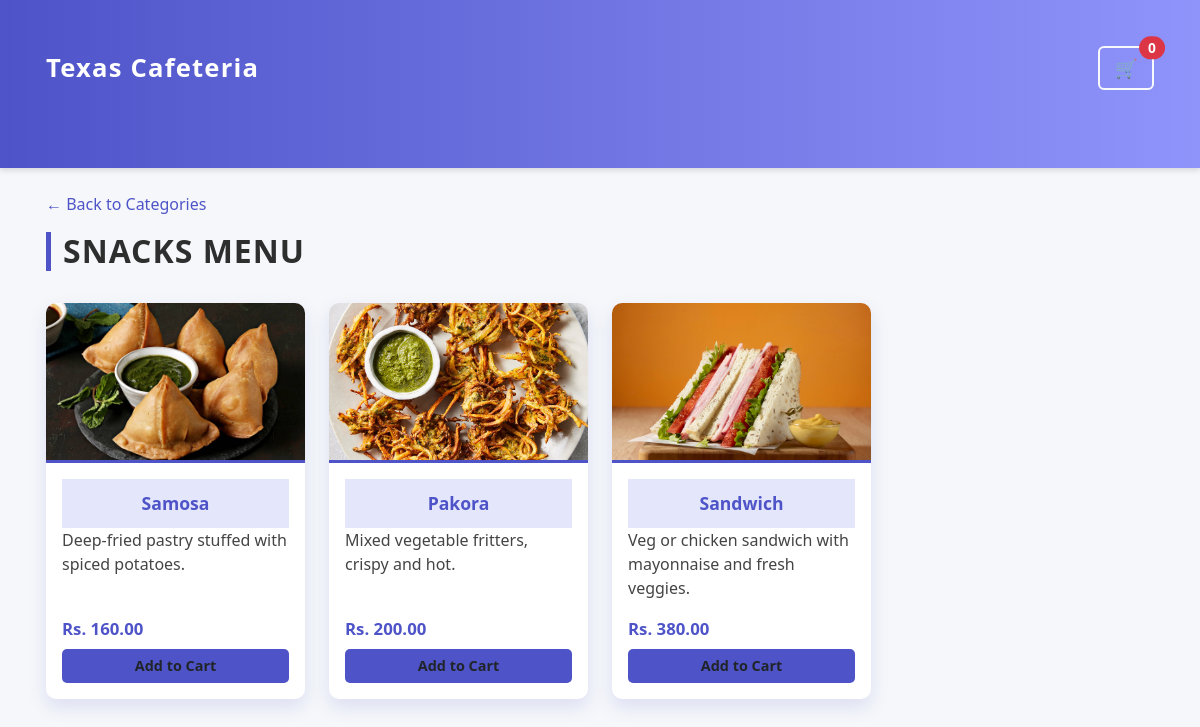
Screenshot of /category/3/ with the database file from the repository.
### foodapp/models.py (models this page shows, shortened)
class Category(models.Model):
    name = models.CharField(max_length=100)
    description = models.TextField(blank=True, null=True)
    image = models.ImageField(upload_to='category_images/', blank=True, null=True)

class FoodItem(models.Model):
    name = models.CharField(max_length=100)
    description = models.TextField()
    price = models.DecimalField(max_digits=6, decimal_places=2)
    category = models.ForeignKey(Category, on_delete=models.CASCADE)
    image = models.ImageField(upload_to='food_images/', blank=True, null=True)

### foodapp/views.py (the view)
# urls.py: path('category/<int:category_id>/', views.category_detail, name='category_detail'),
def category_detail(request, category_id):
    category = get_object_or_404(Category, id=category_id)
    food_items = FoodItem.objects.filter(category=category)
    cart = request.session.get('cart', {})
    cart_item_count = sum(cart.values())
    return render(request, 'foodapp/category_detail.html', {
        'category': category,
        'food_items': food_items,
        'cart_item_count': cart_item_count,
    })

### templates/foodapp/category_detail.html (shortened to what this page needs)
{% load static %}
<!DOCTYPE html>
<html lang="en">
<head>
  <link href="https://cdn.jsdelivr.net/npm/bootstrap@5.3.3/dist/css/bootstrap.min.css" rel="stylesheet" />
</head>
<body>
<nav class="navbar navbar-expand-lg navbar-dark">
  <div class="container d-flex justify-content-between align-items-center">
    <a class="navbar-brand" href="{% url 'category_list' %}">Texas Cafeteria</a>
    <a href="{% url 'cart' %}" class="btn btn-outline-light position-relative" aria-label="Shopping Cart">
      🛒
      <span class="position-absolute top-0 start-100 translate-middle badge rounded-pill bg-danger">
        {{ cart_item_count|default:"0" }}
      </span>
    </a>
  </div>
</nav>
<div class="container py-4">
  <a href="{% url 'category_list' %}" class="back-link">← Back to Categories</a>
  <h2>{{ category.name }} Menu</h2>
  <div class="row g-4">
    {% for food in food_items %}
    <div class="col-6 col-md-3">
      <div class="food-card h-100">
        {% if food.image %}
          <img src="{{ food.image.url }}" alt="{{ food.name }}" class="food-image" />
        {% else %}
          <div class="no-image-placeholder">No Image</div>
        {% endif %}
        <div class="card-body">
          <div>
            <div class="food-name-bottom">{{ food.name }}</div>
            <p>{{ food.description|truncatewords:12 }}</p>
          </div>
          <div>
            <p class="price">Rs. {{ food.price }}</p>
            <a href="{% url 'add_to_cart' food.id %}" class="btn btn-add-cart w-100">Add to Cart</a>
          </div>
        </div>
      </div>
    </div>
    {% empty %}
    <p>No food items available in this category.</p>
    {% endfor %}
  </div>
</div>
</body>
</html>

### templates/foodapp/category_detail.html (style rules this page uses)
body { background-color: #f5f7fa; font-family: 'Segoe UI', Tahoma, Geneva, Verdana, sans-serif; color: #444; }
nav.navbar { box-shadow: 0 2px 6px rgba(0,0,0,0.15); padding: 0.75rem 1rem; background: linear-gradient(90deg, #4e54c8, #8f94fb); }
nav.navbar .navbar-brand { font-weight: 700; font-size: 1.6rem; color: #fff !important; letter-spacing: 1.2px; transition: color 0.3s ease; }
nav.navbar .btn-outline-light { font-weight: 600; font-size: 0.95rem; padding: 0.4rem 0.9rem; border-width: 2px; transition: background-color 0.3s ease, color 0.3s ease; }
nav.navbar .position-relative { font-size: 1.15rem; }
.container { max-width: 1140px; padding: 2rem 1rem 4rem; }
h2 { font-weight: 700; color: #2e2e2e; border-left: 5px solid #4e54c8; padding-left: 12px; margin-bottom: 2rem !important; text-transform: uppercase; letter-spacing: 1px; }
.back-link { font-weight: 500; color: #4e54c8; text-decoration: none; margin-bottom: 1rem; display: inline-block; }
.food-card { border-radius: 10px; box-shadow: 0 8px 18px rgba(78, 84, 200, 0.15); cursor: pointer; overflow: hidden; display: flex; flex-direction: column; height: 100%; background-color: #fff; transition: transform 0.3s ease, box-shadow 0.3s ease; }
.food-image { width: 100%; height: 160px; object-fit: cover; flex-shrink: 0; border-bottom: 3px solid #4e54c8; transition: filter 0.3s ease; }
.food-name-bottom { padding: 0.7rem 1rem; font-weight: 700; font-size: 1.1rem; text-align: center; background-color: #e4e6fc; color: #4e54c8; user-select: none; }
.card-body { flex-grow: 1; padding: 1rem; display: flex; flex-direction: column; justify-content: space-between; }
.price { font-weight: 700; color: #4e54c8; margin-bottom: 0.5rem; font-size: 1.05rem; }
.btn-add-cart { background-color: #4e54c8; border: none; font-weight: 600; font-size: 0.9rem; padding: 0.4rem 0.75rem; border-radius: 5px; transition: background-color 0.3s ease; }

### rows the page displays
Category: name "SNACKS"
FoodItem: image (picture), name "Samosa", description "Deep-fried pastry stuffed with spiced potatoes.", price "160.00"
FoodItem: image (picture), name "Pakora", description "Mixed vegetable fritters, crispy and hot.", price "200.00"
FoodItem: image (picture), name "Sandwich", description "Veg or chicken sandwich with mayonnaise and fresh veggies.", price "380.00"

### other values shown
{{ cart_item_count|default:"0" }} "0"
